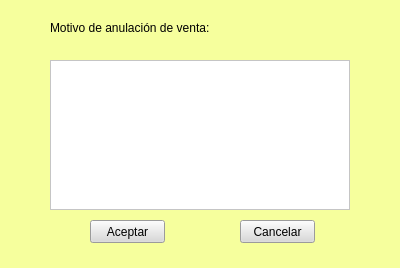
<?xml version="1.0" encoding="UTF-8"?>
<ui version="4.0">
 <class>Motivo</class>
 <widget class="QWidget" name="Motivo">
  <property name="geometry">
   <rect>
    <x>0</x>
    <y>0</y>
    <width>400</width>
    <height>268</height>
   </rect>
  </property>
  <property name="windowTitle">
   <string>Motivo</string>
  </property>
  <property name="styleSheet">
   <string notr="true">background-color: rgb(246, 255, 157);</string>
  </property>
  <widget class="QLabel" name="label">
   <property name="geometry">
    <rect>
     <x>50</x>
     <y>20</y>
     <width>221</width>
     <height>16</height>
    </rect>
   </property>
   <property name="styleSheet">
    <string notr="true">font: 12pt &quot;MS Shell Dlg 2&quot;;</string>
   </property>
   <property name="text">
    <string>Motivo de anulación de venta:</string>
   </property>
  </widget>
  <widget class="QPushButton" name="btn_aceptar">
   <property name="geometry">
    <rect>
     <x>90</x>
     <y>220</y>
     <width>75</width>
     <height>23</height>
    </rect>
   </property>
   <property name="styleSheet">
    <string notr="true">background-color: rgb(217, 217, 217);</string>
   </property>
   <property name="text">
    <string>Aceptar</string>
   </property>
  </widget>
  <widget class="QPushButton" name="btn_cancelar">
   <property name="geometry">
    <rect>
     <x>240</x>
     <y>220</y>
     <width>75</width>
     <height>23</height>
    </rect>
   </property>
   <property name="styleSheet">
    <string notr="true">background-color: rgb(217, 217, 217);</string>
   </property>
   <property name="text">
    <string>Cancelar</string>
   </property>
  </widget>
  <widget class="QTextEdit" name="textEdit">
   <property name="geometry">
    <rect>
     <x>50</x>
     <y>60</y>
     <width>300</width>
     <height>150</height>
    </rect>
   </property>
   <property name="maximumSize">
    <size>
     <width>300</width>
     <height>150</height>
    </size>
   </property>
   <property name="styleSheet">
    <string notr="true">background-color: rgb(255, 255, 255);</string>
   </property>
   <property name="tabStopWidth">
    <number>80</number>
   </property>
  </widget>
 </widget>
 <resources/>
 <connections/>
</ui>
